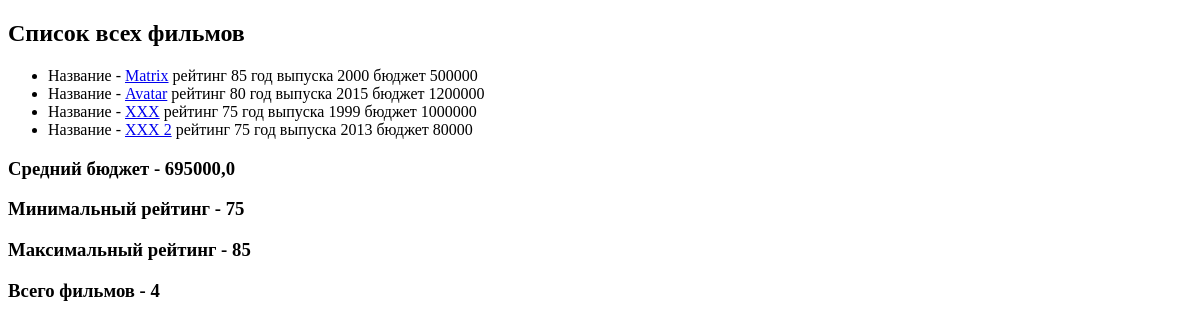
The app's page /, older data.
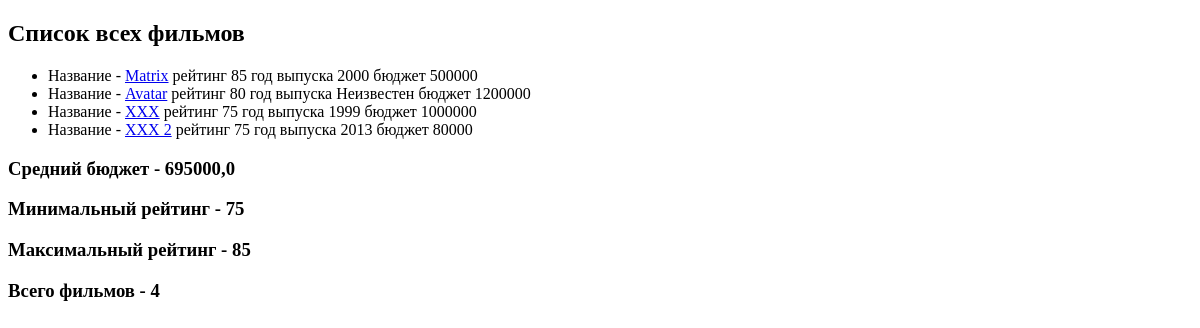
The same page, newer data.
### movie_app/models.py (models this page shows, shortened)
class Movie(models.Model):
    EUR = 'EUR'
    USD = 'USD'
    RUB = 'RUB'
    CURRENCY_CHOICES = [
        (EUR, 'Euro'),
        (USD, 'Dollar'),
        (RUB , 'Rubles'),
    ]
    name = models.CharField(max_length=40)
    rating = models.IntegerField(validators=[MinValueValidator(1), MaxValueValidator(100)])
    year = models.IntegerField(null=True, blank=True)
    budget = models.IntegerField(default=1000000, blank=True, validators=[MinValueValidator(1)])
    currency = models.CharField(max_length=3, choices=CURRENCY_CHOICES, default='R')
    slug = models.SlugField(default='', null=False, db_index=True)
    director = models.CharField(max_length=100, default='Квентин Тарантино')
    def get_url(self):
        return reverse('movie-detail', args=[self.slug])

### movie_app/views.py (the view)
# urls.py: path('', views.show_all_movie),
def show_all_movie(request):
    movies = Movie.objects.annotate(
        true_bool=Value(True),
        false_bool=Value(False),
        str_field=Value('Hello'),
        int_field=Value(3),
        new_budjet=F('budget') + 100,
    )
    agg = movies.aggregate(Avg('budget'), Max('rating'), Min('rating'), Count('id'))
    return render(request, 'movie_app/all_movie.html', {
        'movies': movies,
        'agg': agg,
        'count': movies.count()
    })

### movie_app/templates/movie_app/all_movie.html (shortened to what this page needs)
{% extends 'movie_app/base.html'%}
{% block content %}
    <h2>Список всех фильмов</h2>
    <ul>
        {% for movie in movies %}
            <li>Название - <a href="{{ movie.get_url }}">{{movie.name}}</a>  рейтинг {{movie.rating}}
                год выпуска {{movie.year|default:"Неизвестен"}}
                бюджет {{movie.budget}}
            </li>
        {% endfor %}
    </ul>
    <h3>Средний бюджет - {{ agg.budget__avg }}</h3>
    <h3>Минимальный рейтинг - {{ agg.rating__min }}</h3>
    <h3>Максимальный рейтинг - {{ agg.rating__max }}</h3>
    <h3>Всего фильмов  - {{ count }}</h3>
{% endblock %}

Row changes from the older to the newer data that the page shows:
changed Movie "Avatar": year "2015" → "Неизвестен"
